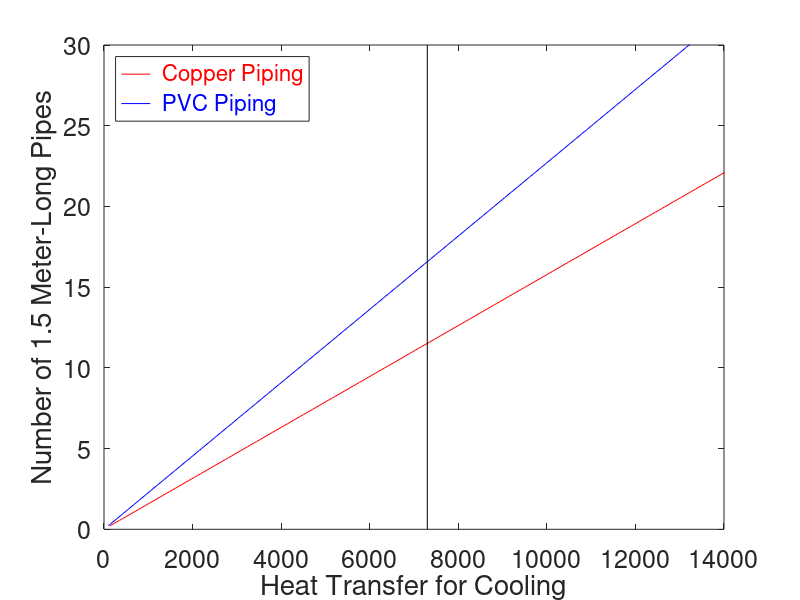

Source code (MATLAB): (Note: this script raises an error after producing the figure.)
clear all;
close all;

% Worst case scenario. Delta T constant
% Consider the effect of temperature difference between the cycle and the environments on the length, diameter, and number of
% pipes, the flow speeds in the tubes, and the mass of the heat exchanger. Consider at least two
% different pipe materials. 

% Provide plots and optionally tables to show all dependencies. Specify
% the design parameters of each of the two heat exchangers, and the expected temperature
% differences between the cycle and the environments. 

% Worst Case Scenario is at takeoff, refridgerator
Temperature_Environement = 273 + 50; % Environement Temperature at Takeoff
Temperature_Pod = 273 + 20; % Environement Temperature at Takeoff
Length = 1; % Meters

Q_Takeoff_Fiberglass = 7300; 

Convection_Coeff_R290 = (120)/2000;
Convection_Coeff_Air = 17;
Convection_Coeff_Copper = 398;
Convection_Coeff_PVC = .136;

Q_Copper = zeros(1000,1);
Q_PVC = zeros(1000,1);
i=1;
r = linspace(.01,5,1000);
for r1 = r
        
        Q_Copper(i) = (2*pi*(Temperature_Environement-Temperature_Pod)*(Length))/((1/(Convection_Coeff_R290*r1/.0008))+(log(1+(.0008/r1))/Convection_Coeff_Copper)+(1/(Convection_Coeff_Air/.0008*(r1+.0008))));
        Q_PVC(i) = (2*pi*(Temperature_Environement-Temperature_Pod)*(Length))/((1/(Convection_Coeff_R290*r1/.0008))+(log(1+(.0008/r1))/Convection_Coeff_PVC)+(1/(Convection_Coeff_Air/.0008*(r1+.0008))));
        i = i+1;
end

j=1;
for i = Q_Copper'
    if (i > Q_Takeoff_Fiberglass) == 1
        x=j;
    else
        
        j= j+1;
    end
end
for i = Q_PVC'
    if (i > Q_Takeoff_Fiberglass) == 1
        y=j;
    else
        j= j+1;
    end
end




mdot = .0455 %kg/s
R_total_Copper = r(x);
R_total_PVC = r(y);
Num_Pipes_Copper = R_total_Copper/.03/1.5 % Length of pipe equals 1.5
v_Copper = mdot/(8960*pi*.03^2);
volume_Copper = pi*((.03+.0008)^2-.03^2)*1.5*Num_Pipes_Copper;
mass_Copper = 8960*volume_Copper

Num_Pipes_PVC = R_total_PVC/.03/1.5 % Length of pipe equals 1.5
v_PVC = mdot/(1380*pi*.03^2);
volume_PVC = pi*((.03+.0008)^2-.03^2)*1.5*Num_Pipes_PVC;
mass_PVC = 1380*volume_PVC

Num_Pipes = r/.03/1.5 % Length of pipe equals 1.5;

figure(1)
plot(Q_Copper,Num_Pipes,'r')
hold on
plot(Q_PVC,Num_Pipes,'b')
xlim([0,14000])
ylim([0,30])
plot([7300,7300],[0,30],'k')
set(gca,'fontsize',18)
xlabel('Heat Transfer for Cooling','FontSize',20)
ylabel('Number of 1.5 Meter-Long Pipes','FontSize',20)
lgd = legend('\color{red} Copper Piping','\color{blue} PVC Piping','Location','northwest');
lgd.FontSize = 10;
text(7400,5,'Required Heat Transfer for Takeoff','Color','k','FontSize',9)
text(7400,3.5,'With a Mass Flow Rate = .0455 kg/s','Color','k','FontSize',9)
text(7400,11,strcat('Mass of Copper = ', num2str(mass_Copper)),'Color','red','FontSize',10)
text(3000,17,strcat('Mass of PVC = ', num2str(mass_PVC)),'Color','blue','FontSize',10)


